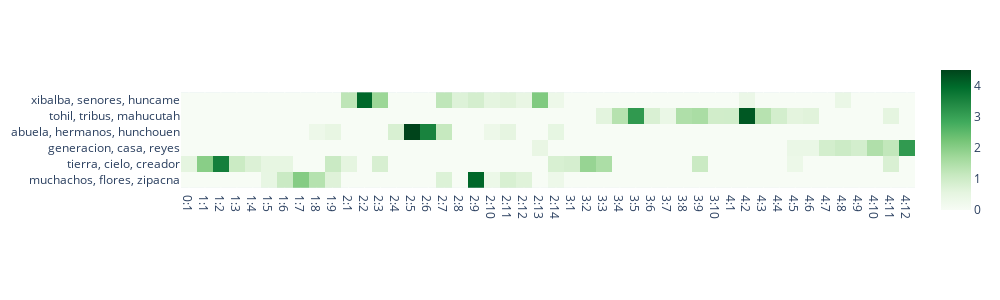

Here is the notebook cell this chart was saved with:
### Code cell
px.imshow(THETA[THETA > .3].fillna(0).T.values, 
    x = [str(idx)[1:-1].replace(", ", ":") for idx in THETA.index.to_list()],
    y = THETA.columns.to_list(),
    height=300, width=1000,
    color_continuous_scale=px.colors.sequential.Greens)

### Figure 1 — Plotly figure (JSON) as saved in the notebook; plotly's stock layout.template omitted (floating-point values rounded to 4 significant figures; data arrays with more than 128 entries replaced by an {"elided": "..."} marker saying what was removed)
{"data": [{"coloraxis": "coloraxis", "hovertemplate": "x: %{x}<br>y: %{y}<br>color: %{z}<extra></extra>", "name": "0", "type": "heatmap", "x": ["0:1", "1:1", "1:2", "1:3", "1:4", "1:5", "1:6", "1:7", "1:8", "1:9", "2:1", "2:2", "2:3", "2:4", "2:5", "2:6", "2:7", "2:8", "2:9", "2:10", "2:11", "2:12", "2:13", "2:14", "3:1", "3:2", "3:3", "3:4", "3:5", "3:6", "3:7", "3:8", "3:9", "3:10", "4:1", "4:2", "4:3", "4:4", "4:5", "4:6", "4:7", "4:8", "4:9", "4:10", "4:11", "4:12"], "xaxis": "x", "y": ["xibalba, senores, huncame", "tohil, tribus, mahucutah", "abuela, hermanos, hunchouen", "generacion, casa, reyes", "tierra, cielo, creador", "muchachos, flores, zipacna"], "yaxis": "y", "z": {"elided": "6x46 float values"}}], "layout": {"coloraxis": {"colorscale": [[0, "rgb(247,252,245)"], [0.125, "rgb(229,245,224)"], [0.25, "rgb(199,233,192)"], [0.375, "rgb(161,217,155)"], [0.5, "rgb(116,196,118)"], [0.625, "rgb(65,171,93)"], [0.75, "rgb(35,139,69)"], [0.875, "rgb(0,109,44)"], [1, "rgb(0,68,27)"]]}, "height": 300, "margin": {"t": 60}, "width": 1000, "xaxis": {"anchor": "y", "constrain": "domain", "domain": [0, 1], "scaleanchor": "y"}, "yaxis": {"anchor": "x", "autorange": "reversed", "constrain": "domain", "domain": [0, 1]}}}
